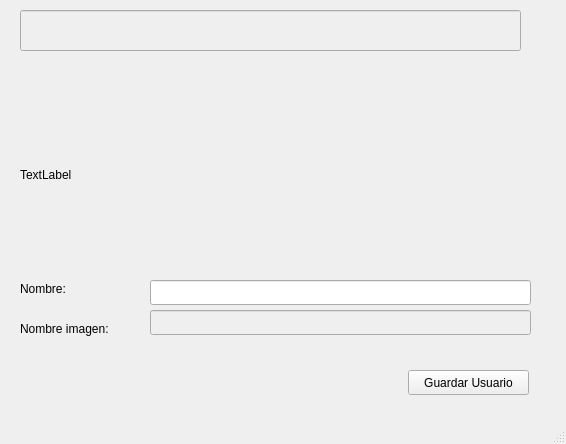
<?xml version="1.0" encoding="UTF-8"?>
<ui version="4.0">
 <class>MainWindow</class>
 <widget class="QMainWindow" name="MainWindow">
  <property name="geometry">
   <rect>
    <x>0</x>
    <y>0</y>
    <width>566</width>
    <height>444</height>
   </rect>
  </property>
  <property name="windowTitle">
   <string>MainWindow</string>
  </property>
  <widget class="QWidget" name="centralwidget">
   <widget class="QLabel" name="label">
    <property name="geometry">
     <rect>
      <x>20</x>
      <y>100</y>
      <width>250</width>
      <height>150</height>
     </rect>
    </property>
    <property name="text">
     <string>TextLabel</string>
    </property>
   </widget>
   <widget class="QLabel" name="label_2">
    <property name="geometry">
     <rect>
      <x>20</x>
      <y>280</y>
      <width>67</width>
      <height>17</height>
     </rect>
    </property>
    <property name="text">
     <string>Nombre:</string>
    </property>
   </widget>
   <widget class="QLabel" name="label_3">
    <property name="geometry">
     <rect>
      <x>20</x>
      <y>320</y>
      <width>121</width>
      <height>17</height>
     </rect>
    </property>
    <property name="text">
     <string>Nombre imagen:</string>
    </property>
   </widget>
   <widget class="QLineEdit" name="lineEdit">
    <property name="enabled">
     <bool>false</bool>
    </property>
    <property name="geometry">
     <rect>
      <x>20</x>
      <y>10</y>
      <width>501</width>
      <height>41</height>
     </rect>
    </property>
    <property name="font">
     <font>
      <pointsize>28</pointsize>
     </font>
    </property>
   </widget>
   <widget class="QLineEdit" name="lineEdit_2">
    <property name="geometry">
     <rect>
      <x>150</x>
      <y>280</y>
      <width>381</width>
      <height>25</height>
     </rect>
    </property>
   </widget>
   <widget class="QLineEdit" name="lineEdit_3">
    <property name="enabled">
     <bool>false</bool>
    </property>
    <property name="geometry">
     <rect>
      <x>150</x>
      <y>310</y>
      <width>381</width>
      <height>25</height>
     </rect>
    </property>
   </widget>
   <widget class="QPushButton" name="pushButton_2">
    <property name="geometry">
     <rect>
      <x>408</x>
      <y>370</y>
      <width>121</width>
      <height>25</height>
     </rect>
    </property>
    <property name="text">
     <string>Guardar Usuario</string>
    </property>
   </widget>
  </widget>
  <widget class="QMenuBar" name="menubar">
   <property name="geometry">
    <rect>
     <x>0</x>
     <y>0</y>
     <width>566</width>
     <height>22</height>
    </rect>
   </property>
  </widget>
  <widget class="QStatusBar" name="statusbar"/>
 </widget>
 <resources/>
 <connections/>
</ui>
